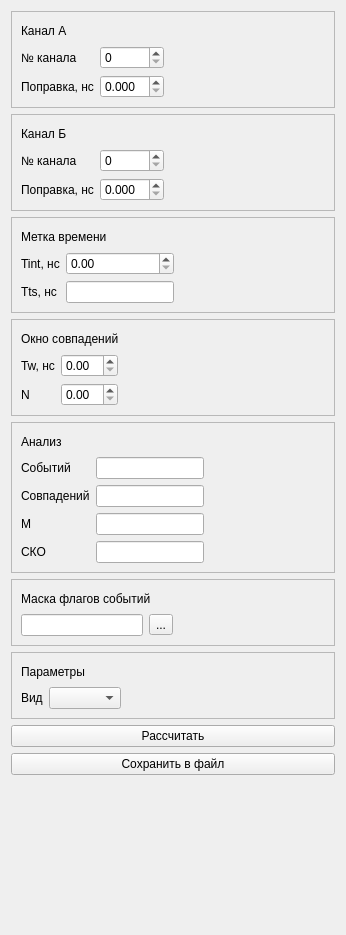
<?xml version="1.0" encoding="UTF-8"?>
<ui version="4.0">
 <class>Histogram_consilience</class>
 <widget class="QWidget" name="Histogram_consilience">
  <property name="geometry">
   <rect>
    <x>0</x>
    <y>0</y>
    <width>346</width>
    <height>935</height>
   </rect>
  </property>
  <property name="windowTitle">
   <string>Dialog</string>
  </property>
  <layout class="QHBoxLayout" name="horizontalLayout_4">
   <item>
    <layout class="QHBoxLayout" name="main_layout"/>
   </item>
   <item>
    <widget class="QFrame" name="frame_main">
     <property name="frameShape">
      <enum>QFrame::NoFrame</enum>
     </property>
     <layout class="QVBoxLayout" name="verticalLayout">
      <property name="leftMargin">
       <number>0</number>
      </property>
      <property name="topMargin">
       <number>0</number>
      </property>
      <property name="rightMargin">
       <number>0</number>
      </property>
      <property name="bottomMargin">
       <number>0</number>
      </property>
      <item>
       <layout class="QHBoxLayout" name="metadata_widget_layout"/>
      </item>
      <item>
       <widget class="QFrame" name="frame_0">
        <property name="frameShape">
         <enum>QFrame::StyledPanel</enum>
        </property>
        <property name="frameShadow">
         <enum>QFrame::Sunken</enum>
        </property>
        <layout class="QVBoxLayout" name="verticalLayout_2">
         <item>
          <layout class="QHBoxLayout" name="horizontalLayout_2">
           <item>
            <widget class="QLabel" name="label_2">
             <property name="text">
              <string>Канал А</string>
             </property>
            </widget>
           </item>
           <item>
            <widget class="QToolButton" name="btn_channel_a_expanded">
             <property name="styleSheet">
              <string notr="true">QToolButton#btn_channel_a_expanded {
	image: url(:/images/expanding.png);
	border-style: inset;
}
QToolButton#btn_channel_a_expanded:checked {
	image: url(:/images/collapsing.png);
	border-style: inset;
}</string>
             </property>
             <property name="checkable">
              <bool>true</bool>
             </property>
            </widget>
           </item>
          </layout>
         </item>
         <item>
          <widget class="QFrame" name="frame_channel_A">
           <property name="frameShape">
            <enum>QFrame::NoFrame</enum>
           </property>
           <property name="frameShadow">
            <enum>QFrame::Raised</enum>
           </property>
           <layout class="QHBoxLayout" name="horizontalLayout">
            <property name="leftMargin">
             <number>0</number>
            </property>
            <property name="topMargin">
             <number>0</number>
            </property>
            <property name="rightMargin">
             <number>0</number>
            </property>
            <property name="bottomMargin">
             <number>0</number>
            </property>
            <item>
             <layout class="QGridLayout" name="gridLayout">
              <item row="2" column="1">
               <widget class="QDoubleSpinBox" name="dsb_nudChACorr">
                <property name="decimals">
                 <number>3</number>
                </property>
               </widget>
              </item>
              <item row="2" column="0">
               <widget class="QLabel" name="label_4">
                <property name="text">
                 <string>Поправка, нс</string>
                </property>
               </widget>
              </item>
              <item row="1" column="0">
               <widget class="QLabel" name="label_3">
                <property name="text">
                 <string>№ канала</string>
                </property>
               </widget>
              </item>
              <item row="1" column="1">
               <widget class="QSpinBox" name="sb_nudChANumber"/>
              </item>
             </layout>
            </item>
            <item>
             <spacer name="horizontalSpacer_2">
              <property name="orientation">
               <enum>Qt::Horizontal</enum>
              </property>
              <property name="sizeHint" stdset="0">
               <size>
                <width>40</width>
                <height>20</height>
               </size>
              </property>
             </spacer>
            </item>
           </layout>
          </widget>
         </item>
        </layout>
       </widget>
      </item>
      <item>
       <widget class="QFrame" name="frame_1">
        <property name="frameShape">
         <enum>QFrame::StyledPanel</enum>
        </property>
        <property name="frameShadow">
         <enum>QFrame::Sunken</enum>
        </property>
        <layout class="QVBoxLayout" name="verticalLayout_3">
         <item>
          <layout class="QHBoxLayout" name="horizontalLayout_5">
           <property name="leftMargin">
            <number>0</number>
           </property>
           <property name="topMargin">
            <number>0</number>
           </property>
           <property name="rightMargin">
            <number>0</number>
           </property>
           <property name="bottomMargin">
            <number>0</number>
           </property>
           <item>
            <widget class="QLabel" name="label_10">
             <property name="text">
              <string>Канал Б</string>
             </property>
            </widget>
           </item>
           <item>
            <widget class="QToolButton" name="btn_channel_b_expanded">
             <property name="styleSheet">
              <string notr="true">QToolButton#btn_channel_b_expanded {
	image: url(:/images/expanding.png);
	border-style: inset;
}
QToolButton#btn_channel_b_expanded:checked {
	image: url(:/images/collapsing.png);
	border-style: inset;
}</string>
             </property>
             <property name="checkable">
              <bool>true</bool>
             </property>
            </widget>
           </item>
          </layout>
         </item>
         <item>
          <widget class="QFrame" name="frame_channel_B">
           <property name="frameShape">
            <enum>QFrame::NoFrame</enum>
           </property>
           <property name="frameShadow">
            <enum>QFrame::Raised</enum>
           </property>
           <layout class="QHBoxLayout" name="horizontalLayout_13">
            <property name="leftMargin">
             <number>0</number>
            </property>
            <property name="topMargin">
             <number>0</number>
            </property>
            <property name="rightMargin">
             <number>0</number>
            </property>
            <property name="bottomMargin">
             <number>0</number>
            </property>
            <item>
             <layout class="QGridLayout" name="gridLayout_2">
              <item row="0" column="0">
               <widget class="QLabel" name="label_5">
                <property name="text">
                 <string>№ канала</string>
                </property>
               </widget>
              </item>
              <item row="1" column="0">
               <widget class="QLabel" name="label_7">
                <property name="text">
                 <string>Поправка, нс</string>
                </property>
               </widget>
              </item>
              <item row="0" column="1">
               <widget class="QSpinBox" name="sb_nudChBNumber"/>
              </item>
              <item row="1" column="1">
               <widget class="QDoubleSpinBox" name="dsb_nudChBCorr">
                <property name="decimals">
                 <number>3</number>
                </property>
               </widget>
              </item>
             </layout>
            </item>
            <item>
             <spacer name="horizontalSpacer_3">
              <property name="orientation">
               <enum>Qt::Horizontal</enum>
              </property>
              <property name="sizeHint" stdset="0">
               <size>
                <width>40</width>
                <height>20</height>
               </size>
              </property>
             </spacer>
            </item>
           </layout>
          </widget>
         </item>
        </layout>
       </widget>
      </item>
      <item>
       <widget class="QFrame" name="frame_5">
        <property name="frameShape">
         <enum>QFrame::StyledPanel</enum>
        </property>
        <property name="frameShadow">
         <enum>QFrame::Sunken</enum>
        </property>
        <layout class="QVBoxLayout" name="verticalLayout_5">
         <item>
          <layout class="QHBoxLayout" name="horizontalLayout_7">
           <item>
            <widget class="QLabel" name="label_17">
             <property name="text">
              <string>Метка времени</string>
             </property>
            </widget>
           </item>
           <item>
            <widget class="QToolButton" name="btn_ts_expanded">
             <property name="styleSheet">
              <string notr="true">QToolButton#btn_ts_expanded {
	image: url(:/images/expanding.png);
	border-style: inset;
}
QToolButton#btn_ts_expanded:checked {
	image: url(:/images/collapsing.png);
	border-style: inset;
}</string>
             </property>
             <property name="checkable">
              <bool>true</bool>
             </property>
            </widget>
           </item>
          </layout>
         </item>
         <item>
          <widget class="QFrame" name="frame_TS">
           <property name="frameShape">
            <enum>QFrame::NoFrame</enum>
           </property>
           <property name="frameShadow">
            <enum>QFrame::Raised</enum>
           </property>
           <layout class="QHBoxLayout" name="horizontalLayout_14">
            <property name="leftMargin">
             <number>0</number>
            </property>
            <property name="topMargin">
             <number>0</number>
            </property>
            <property name="rightMargin">
             <number>0</number>
            </property>
            <property name="bottomMargin">
             <number>0</number>
            </property>
            <item>
             <layout class="QGridLayout" name="gridLayout_3">
              <item row="0" column="0">
               <widget class="QLabel" name="label_8">
                <property name="text">
                 <string>Tint, нс</string>
                </property>
               </widget>
              </item>
              <item row="1" column="0">
               <widget class="QLabel" name="label_9">
                <property name="text">
                 <string>Tts, нс</string>
                </property>
               </widget>
              </item>
              <item row="0" column="1">
               <widget class="QDoubleSpinBox" name="dsb_nudTInt"/>
              </item>
              <item row="1" column="1">
               <widget class="QLineEdit" name="le_tbTts"/>
              </item>
             </layout>
            </item>
            <item>
             <spacer name="horizontalSpacer_4">
              <property name="orientation">
               <enum>Qt::Horizontal</enum>
              </property>
              <property name="sizeHint" stdset="0">
               <size>
                <width>40</width>
                <height>20</height>
               </size>
              </property>
             </spacer>
            </item>
           </layout>
          </widget>
         </item>
        </layout>
       </widget>
      </item>
      <item>
       <widget class="QFrame" name="frame_6">
        <property name="frameShape">
         <enum>QFrame::StyledPanel</enum>
        </property>
        <property name="frameShadow">
         <enum>QFrame::Sunken</enum>
        </property>
        <layout class="QVBoxLayout" name="verticalLayout_13">
         <item>
          <layout class="QHBoxLayout" name="horizontalLayout_8">
           <item>
            <widget class="QLabel" name="label_18">
             <property name="text">
              <string>Окно совпадений</string>
             </property>
            </widget>
           </item>
           <item>
            <widget class="QToolButton" name="btn_consillence_expanded">
             <property name="styleSheet">
              <string notr="true">QToolButton#btn_consillence_expanded {
	image: url(:/images/expanding.png);
	border-style: inset;
}
QToolButton#btn_consillence_expanded:checked {
	image: url(:/images/collapsing.png);
	border-style: inset;
}</string>
             </property>
             <property name="checkable">
              <bool>true</bool>
             </property>
            </widget>
           </item>
          </layout>
         </item>
         <item>
          <widget class="QFrame" name="frame_consillence">
           <property name="frameShape">
            <enum>QFrame::NoFrame</enum>
           </property>
           <property name="frameShadow">
            <enum>QFrame::Raised</enum>
           </property>
           <layout class="QHBoxLayout" name="horizontalLayout_15">
            <property name="leftMargin">
             <number>0</number>
            </property>
            <property name="topMargin">
             <number>0</number>
            </property>
            <property name="rightMargin">
             <number>0</number>
            </property>
            <property name="bottomMargin">
             <number>0</number>
            </property>
            <item>
             <layout class="QGridLayout" name="gridLayout_6">
              <item row="0" column="0">
               <widget class="QLabel" name="label_11">
                <property name="text">
                 <string>Tw, нс</string>
                </property>
               </widget>
              </item>
              <item row="1" column="1">
               <widget class="QDoubleSpinBox" name="dsb_nudN"/>
              </item>
              <item row="1" column="0">
               <widget class="QLabel" name="label_12">
                <property name="text">
                 <string>N</string>
                </property>
               </widget>
              </item>
              <item row="0" column="1">
               <widget class="QDoubleSpinBox" name="dsb_nudWindow"/>
              </item>
             </layout>
            </item>
            <item>
             <spacer name="horizontalSpacer_5">
              <property name="orientation">
               <enum>Qt::Horizontal</enum>
              </property>
              <property name="sizeHint" stdset="0">
               <size>
                <width>40</width>
                <height>20</height>
               </size>
              </property>
             </spacer>
            </item>
           </layout>
          </widget>
         </item>
        </layout>
       </widget>
      </item>
      <item>
       <widget class="QFrame" name="frame_7">
        <property name="frameShape">
         <enum>QFrame::StyledPanel</enum>
        </property>
        <property name="frameShadow">
         <enum>QFrame::Sunken</enum>
        </property>
        <layout class="QVBoxLayout" name="verticalLayout_14">
         <item>
          <layout class="QHBoxLayout" name="horizontalLayout_9">
           <item>
            <widget class="QLabel" name="label_19">
             <property name="text">
              <string>Анализ</string>
             </property>
            </widget>
           </item>
           <item>
            <widget class="QToolButton" name="btn_analiz_expanded">
             <property name="styleSheet">
              <string notr="true">QToolButton#btn_analiz_expanded {
	image: url(:/images/expanding.png);
	border-style: inset;
}
QToolButton#btn_analiz_expanded:checked {
	image: url(:/images/collapsing.png);
	border-style: inset;
}</string>
             </property>
             <property name="checkable">
              <bool>true</bool>
             </property>
            </widget>
           </item>
          </layout>
         </item>
         <item>
          <widget class="QFrame" name="frame_analiz">
           <property name="frameShape">
            <enum>QFrame::NoFrame</enum>
           </property>
           <property name="frameShadow">
            <enum>QFrame::Raised</enum>
           </property>
           <layout class="QHBoxLayout" name="horizontalLayout_16">
            <property name="leftMargin">
             <number>0</number>
            </property>
            <property name="topMargin">
             <number>0</number>
            </property>
            <property name="rightMargin">
             <number>0</number>
            </property>
            <property name="bottomMargin">
             <number>0</number>
            </property>
            <item>
             <layout class="QGridLayout" name="gridLayout_5">
              <item row="0" column="2">
               <widget class="QLineEdit" name="le_tbTotalEvents"/>
              </item>
              <item row="1" column="2">
               <widget class="QLineEdit" name="le_tbCmpNum"/>
              </item>
              <item row="0" column="0">
               <widget class="QLabel" name="label_13">
                <property name="text">
                 <string>Событий</string>
                </property>
               </widget>
              </item>
              <item row="2" column="0">
               <widget class="QLabel" name="label_15">
                <property name="text">
                 <string>М</string>
                </property>
               </widget>
              </item>
              <item row="1" column="0">
               <widget class="QLabel" name="label_14">
                <property name="text">
                 <string>Совпадений</string>
                </property>
               </widget>
              </item>
              <item row="3" column="0">
               <widget class="QLabel" name="label_16">
                <property name="text">
                 <string>СКО</string>
                </property>
               </widget>
              </item>
              <item row="2" column="2">
               <widget class="QLineEdit" name="le_tbM"/>
              </item>
              <item row="3" column="2">
               <widget class="QLineEdit" name="le_tbSKO"/>
              </item>
             </layout>
            </item>
            <item>
             <spacer name="horizontalSpacer_6">
              <property name="orientation">
               <enum>Qt::Horizontal</enum>
              </property>
              <property name="sizeHint" stdset="0">
               <size>
                <width>40</width>
                <height>20</height>
               </size>
              </property>
             </spacer>
            </item>
           </layout>
          </widget>
         </item>
        </layout>
       </widget>
      </item>
      <item>
       <widget class="QFrame" name="frame_8">
        <property name="frameShape">
         <enum>QFrame::StyledPanel</enum>
        </property>
        <property name="frameShadow">
         <enum>QFrame::Sunken</enum>
        </property>
        <layout class="QVBoxLayout" name="verticalLayout_15">
         <item>
          <layout class="QHBoxLayout" name="horizontalLayout_10">
           <item>
            <widget class="QLabel" name="label_20">
             <property name="text">
              <string>Маска флагов событий</string>
             </property>
            </widget>
           </item>
           <item>
            <widget class="QToolButton" name="btn_events_flag_expanded">
             <property name="styleSheet">
              <string notr="true">QToolButton#btn_events_flag_expanded {
	image: url(:/images/expanding.png);
	border-style: inset;
}
QToolButton#btn_events_flag_expanded:checked {
	image: url(:/images/collapsing.png);
	border-style: inset;
}</string>
             </property>
             <property name="checkable">
              <bool>true</bool>
             </property>
            </widget>
           </item>
          </layout>
         </item>
         <item>
          <widget class="QFrame" name="frame_mask">
           <property name="frameShape">
            <enum>QFrame::NoFrame</enum>
           </property>
           <property name="frameShadow">
            <enum>QFrame::Raised</enum>
           </property>
           <layout class="QHBoxLayout" name="horizontalLayout_17">
            <property name="leftMargin">
             <number>0</number>
            </property>
            <property name="topMargin">
             <number>0</number>
            </property>
            <property name="rightMargin">
             <number>0</number>
            </property>
            <property name="bottomMargin">
             <number>0</number>
            </property>
            <item>
             <layout class="QHBoxLayout" name="horizontalLayout_6">
              <property name="leftMargin">
               <number>0</number>
              </property>
              <property name="topMargin">
               <number>0</number>
              </property>
              <property name="rightMargin">
               <number>0</number>
              </property>
              <property name="bottomMargin">
               <number>0</number>
              </property>
              <item>
               <widget class="QLineEdit" name="le_events_flags"/>
              </item>
              <item>
               <widget class="QToolButton" name="btn_events_flags">
                <property name="text">
                 <string>...</string>
                </property>
               </widget>
              </item>
             </layout>
            </item>
            <item>
             <spacer name="horizontalSpacer_7">
              <property name="orientation">
               <enum>Qt::Horizontal</enum>
              </property>
              <property name="sizeHint" stdset="0">
               <size>
                <width>40</width>
                <height>20</height>
               </size>
              </property>
             </spacer>
            </item>
           </layout>
          </widget>
         </item>
        </layout>
       </widget>
      </item>
      <item>
       <widget class="QFrame" name="frame_9">
        <property name="frameShape">
         <enum>QFrame::StyledPanel</enum>
        </property>
        <property name="frameShadow">
         <enum>QFrame::Sunken</enum>
        </property>
        <layout class="QVBoxLayout" name="verticalLayout_16">
         <item>
          <layout class="QHBoxLayout" name="horizontalLayout_11">
           <item>
            <widget class="QLabel" name="label_21">
             <property name="text">
              <string>Параметры</string>
             </property>
            </widget>
           </item>
           <item>
            <widget class="QToolButton" name="btn_param_expanded">
             <property name="styleSheet">
              <string notr="true">QToolButton#btn_param_expanded {
	image: url(:/images/expanding.png);
	border-style: inset;
}
QToolButton#btn_param_expanded:checked {
	image: url(:/images/collapsing.png);
	border-style: inset;
}</string>
             </property>
             <property name="checkable">
              <bool>true</bool>
             </property>
            </widget>
           </item>
          </layout>
         </item>
         <item>
          <widget class="QFrame" name="frame_param">
           <property name="frameShape">
            <enum>QFrame::NoFrame</enum>
           </property>
           <property name="frameShadow">
            <enum>QFrame::Raised</enum>
           </property>
           <layout class="QHBoxLayout" name="horizontalLayout_18">
            <property name="leftMargin">
             <number>0</number>
            </property>
            <property name="topMargin">
             <number>0</number>
            </property>
            <property name="rightMargin">
             <number>0</number>
            </property>
            <property name="bottomMargin">
             <number>0</number>
            </property>
            <item>
             <layout class="QHBoxLayout" name="horizontalLayout_3">
              <item>
               <widget class="QLabel" name="label">
                <property name="sizePolicy">
                 <sizepolicy hsizetype="Fixed" vsizetype="Preferred">
                  <horstretch>0</horstretch>
                  <verstretch>0</verstretch>
                 </sizepolicy>
                </property>
                <property name="text">
                 <string>Вид</string>
                </property>
               </widget>
              </item>
              <item>
               <widget class="QComboBox" name="cb_type_curve"/>
              </item>
             </layout>
            </item>
            <item>
             <spacer name="horizontalSpacer_8">
              <property name="orientation">
               <enum>Qt::Horizontal</enum>
              </property>
              <property name="sizeHint" stdset="0">
               <size>
                <width>40</width>
                <height>20</height>
               </size>
              </property>
             </spacer>
            </item>
           </layout>
          </widget>
         </item>
        </layout>
       </widget>
      </item>
      <item>
       <widget class="QPushButton" name="btn_run">
        <property name="text">
         <string>Рассчитать</string>
        </property>
       </widget>
      </item>
      <item>
       <widget class="QPushButton" name="btn_save_picture_to_file">
        <property name="text">
         <string>Сохранить в файл</string>
        </property>
       </widget>
      </item>
      <item>
       <spacer name="verticalSpacer">
        <property name="orientation">
         <enum>Qt::Vertical</enum>
        </property>
        <property name="sizeHint" stdset="0">
         <size>
          <width>20</width>
          <height>40</height>
         </size>
        </property>
       </spacer>
      </item>
     </layout>
    </widget>
   </item>
  </layout>
 </widget>
 <tabstops>
  <tabstop>btn_channel_a_expanded</tabstop>
  <tabstop>sb_nudChANumber</tabstop>
  <tabstop>dsb_nudChACorr</tabstop>
  <tabstop>btn_channel_b_expanded</tabstop>
  <tabstop>sb_nudChBNumber</tabstop>
  <tabstop>dsb_nudChBCorr</tabstop>
  <tabstop>btn_ts_expanded</tabstop>
  <tabstop>dsb_nudTInt</tabstop>
  <tabstop>le_tbTts</tabstop>
  <tabstop>btn_consillence_expanded</tabstop>
  <tabstop>dsb_nudWindow</tabstop>
  <tabstop>dsb_nudN</tabstop>
  <tabstop>btn_analiz_expanded</tabstop>
  <tabstop>le_tbTotalEvents</tabstop>
  <tabstop>le_tbCmpNum</tabstop>
  <tabstop>le_tbM</tabstop>
  <tabstop>le_tbSKO</tabstop>
  <tabstop>btn_events_flag_expanded</tabstop>
  <tabstop>le_events_flags</tabstop>
  <tabstop>btn_events_flags</tabstop>
  <tabstop>btn_param_expanded</tabstop>
  <tabstop>cb_type_curve</tabstop>
  <tabstop>btn_run</tabstop>
  <tabstop>btn_save_picture_to_file</tabstop>
 </tabstops>
 <resources/>
 <connections/>
</ui>
